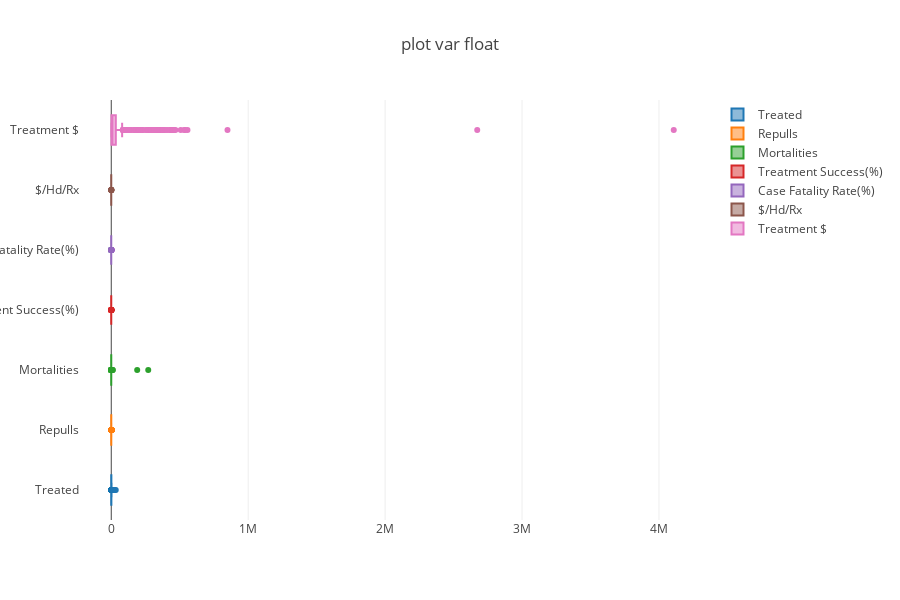

Notebook source saved alongside this figure:
### Code cell
## boxplot for var

#getting the data ready for plot
data = [go.Box(x=df_ABR[df_ABR[col]!=0][col],
              name=col)
        for col in float_colmuns
        ]

# setting layout
layout = go.Layout(
    autosize=False,
    title='plot var float',
    width=900,
    height=600
)

#combine data and layout settings into fig
fig = go.Figure(data=data, layout=layout)

#inline plot(iplot for jupyter notebook)
iplot(fig, filename='drug_freq_table')

### Figure 1 — Plotly figure (JSON) as saved in the notebook; plotly's stock layout.template omitted (floating-point values rounded to 4 significant figures; data arrays with more than 128 entries replaced by an {"elided": "..."} marker saying what was removed)
{"data": [{"name": "Treated", "type": "box", "uid": "67a19def-abf7-491d-94ce-8f656724e91c", "x": {"elided": "918 int values"}}, {"name": "Repulls", "type": "box", "uid": "81f9612a-c0db-485d-8c04-cdf9e466f789", "x": {"elided": "566 int values"}}, {"name": "Mortalities", "type": "box", "uid": "dc84a00e-cd40-4c6b-8cdd-b61bbd5c3331", "x": {"elided": "825 int values"}}, {"name": "Treatment Success(%)", "type": "box", "uid": "479c9e1b-429a-446d-82a4-2d1fa4ed70d9", "x": {"elided": "914 float values"}}, {"name": "Case Fatality Rate(%)", "type": "box", "uid": "7942ddce-800d-47d6-8624-07aa344d0aa6", "x": {"elided": "821 float values"}}, {"name": "$/Hd/Rx", "type": "box", "uid": "bebd2189-d4c8-45a5-a52e-59605dcf3905", "x": {"elided": "652 float values"}}, {"name": "Treatment $", "type": "box", "uid": "2a850c99-9ebc-495c-98b0-349e11c88e5e", "x": {"elided": "651 float values"}}], "layout": {"autosize": false, "height": 600, "title": {"text": "plot var float"}, "width": 900}}
